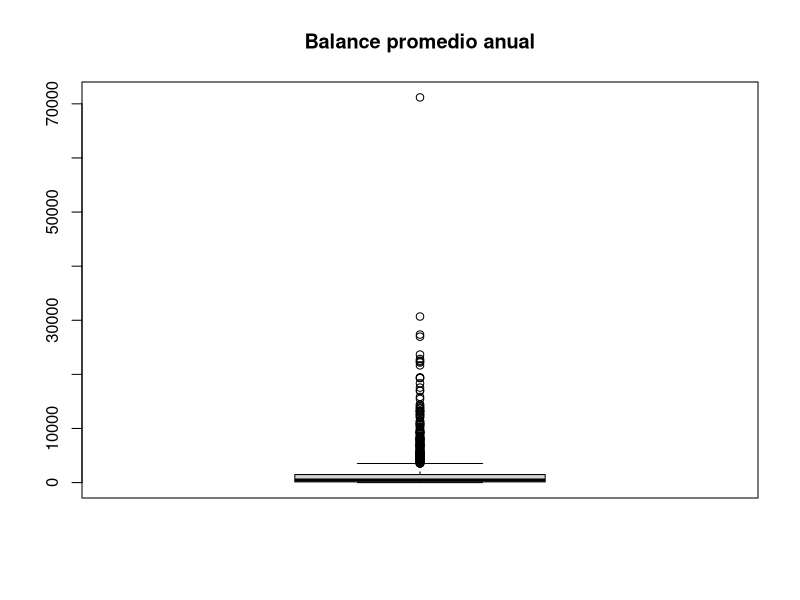
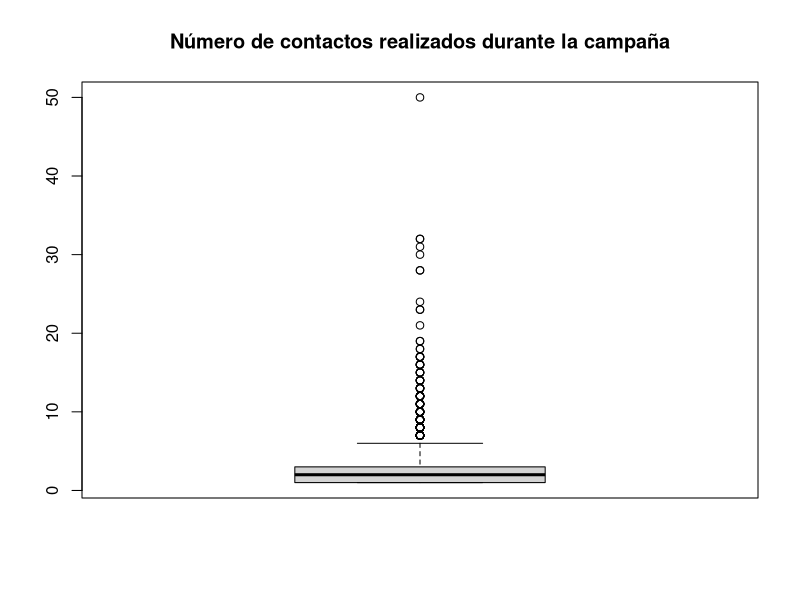
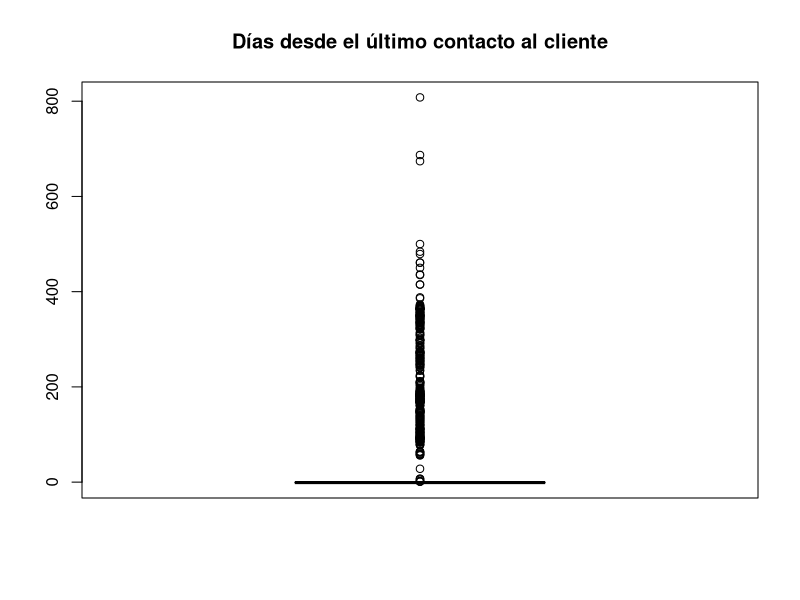
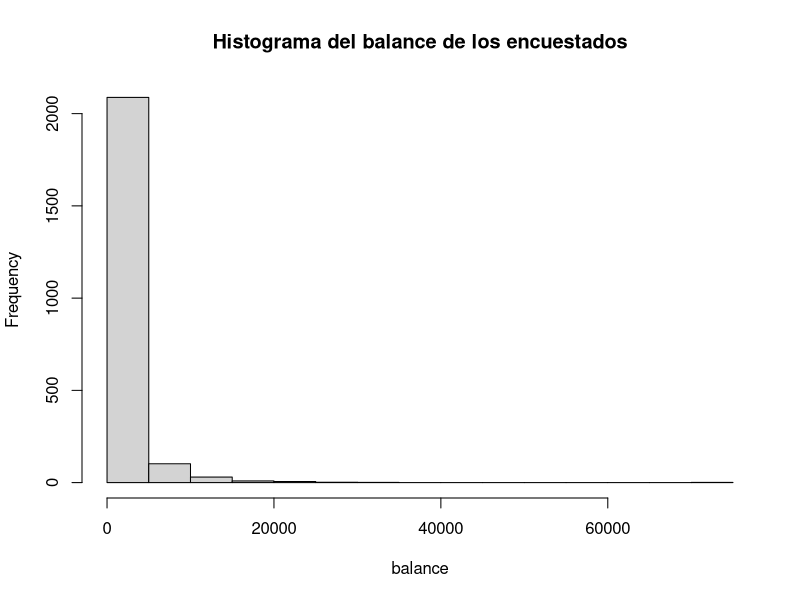
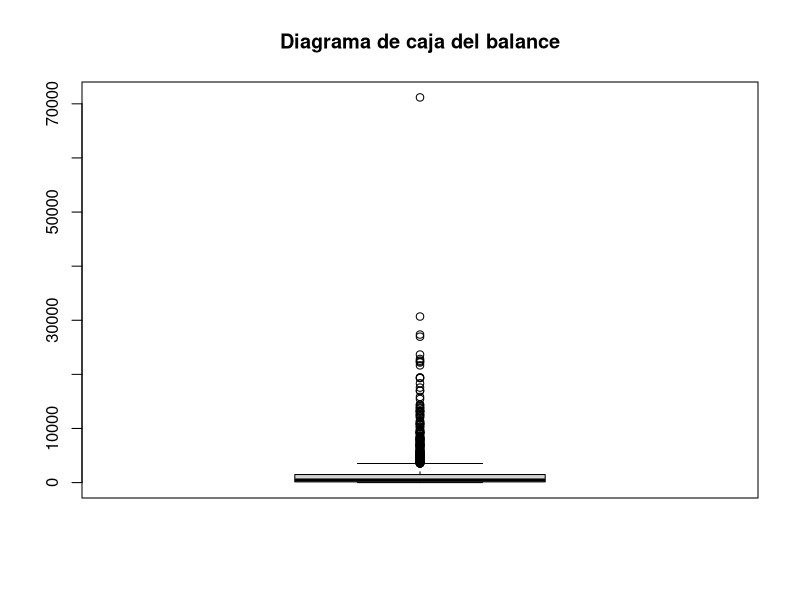
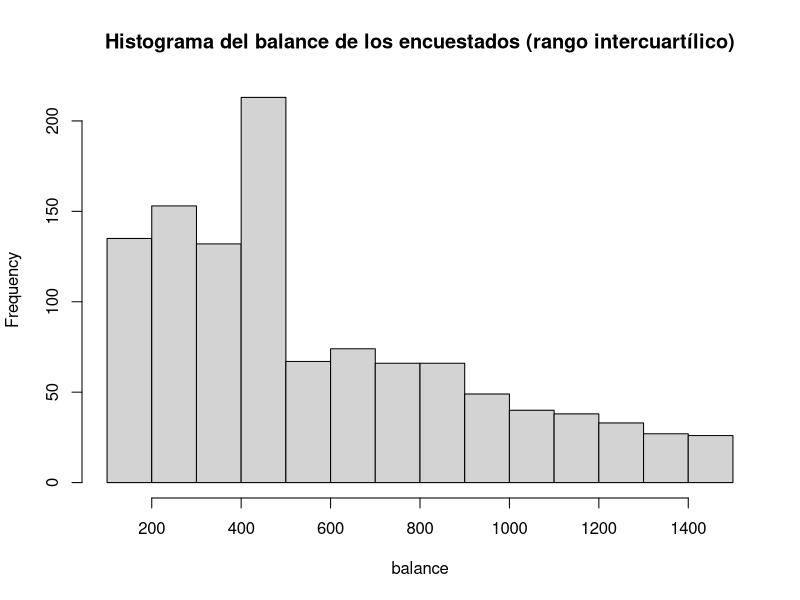
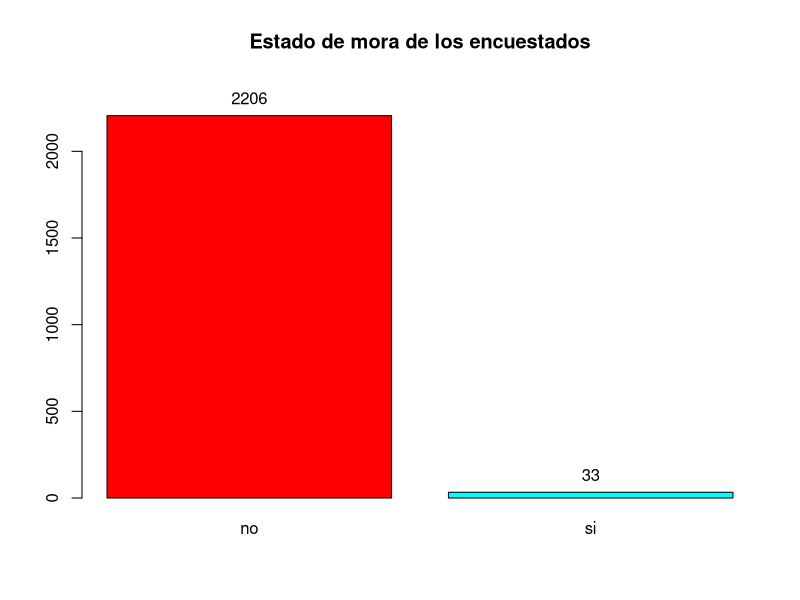
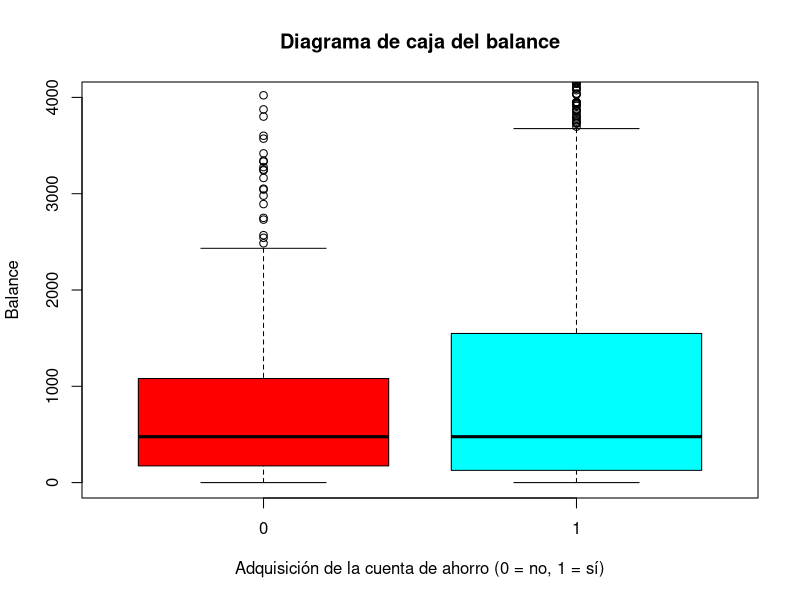

R code for these plots, in order:
## ---- chunk 1
cv <- function(x) sd(x, na.rm = TRUE) / mean(x, na.rm = TRUE)
is.discrete <- function(x) all(x == as.integer(x), na.rm = TRUE)
ran <- function(x) max(x) - min(x)
## ---- chunk 2
#| output: false

if (!require("tidyverse")) install.packages("tidyverse")
if (!require("modeest")) install.packages("modeest")
if (!require("knitr")) install.packages("knitr")
if (!require("ggplot2")) install.packages("ggplot2")

library("tidyverse") # `dplyr` viene con tidyverse
library("modeest")
library("knitr")
## ---- chunk 3
df <- read_csv("AdquisicionAhorro.csv")
kable(df[1:12, ])
## ---- chunk 4
if ("Adq_Ahorro" %in% colnames(df))
  df <- df %>% rename(adq_ahorro = Adq_Ahorro)
## ---- chunk 5
df <- df %>% select(edad, estciv, educacion, mora, balance, campana, pdias, adq_ahorro)
## ---- chunk 6
df$balance <- as.numeric(df$balance)
## ---- chunk 7
typeof(df$balance)
## ---- chunk 8
colSums(is.na(df))
## ---- chunk 9
# Esta función calcula la moda de una lista de datos `x`
# y la imputa en sus valores faltantes.
input_mode <- function(x) replace_na(x, mfv(x))

df$estciv <- replace_na(df$estciv, mfv(df$estciv))
df$educacion <- replace(df$educacion, is.na(df$educacion) | df$educacion == "desconocido", mfv(df$educacion))
df$mora <- replace_na(df$mora, mfv(df$mora))
## ---- chunk 10
# Esta función calcula el coeficiente de variación de `x`
# ignorando los NAs
cvs <- apply(df %>% select(edad, balance, campana), 2, cv)
cvs
## ---- chunk 11
for (colname in names(cvs)) {
  x <- df[[colname]]

  x_mean = mean(x, na.rm = TRUE)
  x_median = median(x, na.rm = TRUE)

  # Si CV < 0.3, usar la media; sino, la mediana
  replace_value <- ifelse(cvs[[colname]] < 0.3, x_mean,  x_median)

  if (is.discrete(x))
    replace_value <- round(replace_value)

  df[[colname]] <- replace_na(x, replace_value)
}
## ---- chunk 12
df <- df %>% filter(!is.na(df$pdias))
## ---- chunk 13
summary(df %>% select(edad, balance, campana, pdias))
## ---- chunk 14
boxplot(df$balance, main = "Balance promedio anual")
## ---- chunk 15
boxplot(df$campana, main = "Número de contactos realizados durante la campaña")
## ---- chunk 16
summary(df$pdias[df$pdias != -1])
## ---- chunk 17
boxplot(df$pdias, main = "Días desde el último contacto al cliente")
## ---- chunk 18
apply(df %>% select(estciv, educacion, mora, adq_ahorro), 2, unique)
## ---- chunk 19
summary(df)
kable(df[1:12, ])
## ---- chunk 20
colSums(is.na(df))
## ---- chunk 21
# Esta función imprime información relevante sobre una columna
full_summary <- function(x) {
  print(summary(x))

  if (class(x) == "numeric") {
    cat("Rango:", round(ran(x), 2), "\n")
    cat("IQR:", round(IQR(x), 2), "\n")
    cat("SD:", round(sd(x), 2), "\n")
    cat("CV:", round(cv(x), 2), "\n")
    cat("Moda:", round(mfv(x), 2), "\n")
  } else {
    freqs <- table(x)
    rel_freqs <- prop.table(freqs)
    full_table <- rbind(absolute = freqs, relative = round(rel_freqs, 2))

    cat("\n")
    cat("Frecuencias:\n")
    print(full_table)
    cat("\n")
    cat("Moda:", mfv(x), "\n")
  }
}
## ---- chunk 22
full_summary(df$balance)
hist(df$balance, main = "Histograma del balance de los encuestados", xlab = "balance")
## ---- chunk 23
boxplot(df$balance, main = "Diagrama de caja del balance")
## ---- chunk 24
filter_outliers <- function(x, factor = 1.5) {
  iqr = IQR(x)
  lower_bound = quantile(x, 0.25) - factor * iqr
  upper_bound = quantile(x, 0.75) + factor * iqr
  iqr_balances = x[x >= lower_bound & x < upper_bound]
}

hist(
  filter_outliers(df$balance, 0),
  main = "Histograma del balance de los encuestados (rango intercuartílico)",
  xlab = "balance"
)
## ---- chunk 25
full_summary(df$mora)

mora_table <- table(df$mora)
bars <- barplot(mora_table, col = rainbow(2), main = "Estado de mora de los encuestados", ylim = c(0, 2400))
text(bars, mora_table + 100, labels = mora_table)

## ---- chunk 26
moda_mora_adq <- mfv(df$mora[df$adq_ahorro==1])
cat("Moda de los que si adquirieron:",moda_mora_adq,"\n")

moda_mora_noadq <- mfv(df$mora[df$adq_ahorro==0])
cat("Moda de los que no adquirieron:",moda_mora_noadq,"\n")
## ---- chunk 27
boxplot(df$balance~df$adq_ahorro,ylim=c(0,4000),xlab="Adquisición de la cuenta de ahorro (0 = no, 1 = sí)",ylab="Balance", main="Diagrama de caja del balance", col = rainbow(length(unique(df$adq_ahorro))))
## ---- chunk 28
writeLines("Balance del personas que si adquirieron la cuenta de ahorros:")
full_summary(df$balance[df$adq_ahorro==1])
cat("CV:",sd(df$balance[df$adq_ahorro==1])/mean(df$balance[df$adq_ahorro==1]))

writeLines("\n\nBalance del personas que no adquirieron la cuenta de ahorros:")
full_summary(df$balance[df$adq_ahorro==0])
cat("CV:",sd(df$balance[df$adq_ahorro==0])/mean(df$balance[df$adq_ahorro==0]))
## ---- chunk 29
hist(
  df$edad,
  main = "Histograma de la edad de los encuestados",
  xlab = "Edad (años)",
  ylab = "Frecuencia"
)
## ---- chunk 30
boxplot(df$edad)
## ---- chunk 31
full_summary(df$edad)
## ---- chunk 32
estciv_table <- table(df$estciv)
labels <- paste0(round(100 * estciv_table / sum(estciv_table), 2), "%")

colors = rainbow(length(estciv_table))
pie(estciv_table, labels = labels, col = colors, main = "Porcentajes de estado civil en los encuestados")
legend("topleft", legend = c("Divorciado", "Casado", "Soltero"), fill = colors)
## ---- chunk 33
full_summary(df$estciv)
## ---- chunk 34
hist(df$campana)
## ---- chunk 35
boxplot(df$campana)
## ---- chunk 36
# Usaremos esta función para filtrar datos fuera de un cierto rango
filter_outliers <- function(x, factor = 1.5) {
  iqr = IQR(x)
  lower_bound = quantile(x, 0.25) - factor * iqr
  upper_bound = quantile(x, 0.75) + factor * iqr
  iqr_balances = x[x >= lower_bound & x < upper_bound]
}
## ---- chunk 37
campana_2_table <- table(filter_outliers(df$campana))

barplot(
  campana_2_table,
  main = "Gráfico de barras de campaña (sin atípicos)",
  xlab = "Número de contactos (campaña)",
  ylab = "Frecuencia"
)
## ---- chunk 38
full_summary(df$campana)
## ---- chunk 39
tabla_moravsadq <- table(df$adq_ahorro,df$mora)
tabla_moravsadq
## ---- chunk 40
mosaicplot(tabla_moravsadq,main="Diagrama de mosaico",ylab = "Mora",xlab = "Adquisicion de la cuenta de ahorro (0 = no, 1 = si)")
## ---- chunk 41

tabla_doble_entrada <- prop.table(table(df$adq_ahorro,df$mora),margin=2)
round(tabla_doble_entrada*100,2)
## ---- chunk 42
tabladf <- as.data.frame.matrix(tabla_doble_entrada)

data_long <- pivot_longer(tabladf, cols = c(si,no), names_to = "Mora", values_to = "Porcentaje")
data_long$Group <- rep(c("0", "1"), each = 2)


ggplot(data_long, aes(x = Mora, y = Porcentaje, fill = Group)) +
  geom_bar(stat = "identity") +
  geom_text(aes(label = sprintf("%.2f%%", Porcentaje * 100)), 
            position = position_stack(vjust = 0.5), size = 4) +
  scale_fill_manual(values = c("skyblue", "lightcoral")) +
  labs(x = "Mora", y = "Porcentaje", fill = "Adquisición (0 = no, 1 = sí)") +
  scale_y_continuous(labels = scales::percent)
## ---- chunk 43
boxplot(
  df$edad ~ df$adq_ahorro,
  main = "Diagrama de caja de la edad de los encuestados",
  xlab = "Adquisición de la cuenta de ahorro (0 = no, 1 = sí)", ylab = "Edad (años)",
  col = rainbow(length(unique(df$adq_ahorro)))
)
## ---- chunk 44
data <- table(df$adq_ahorro, df$estciv)
mosaicplot(data, main = "Diagrama de mosaico", color = TRUE)
## ---- chunk 45
boxplot(
  df$edad ~ df$estciv,
  main = "Diagrama de caja de edades por estado civil",
  col = rainbow(length(unique(df$estciv))),
  xlab = "Estado civil",
  ylab = "Edad (años)"
)
## ---- chunk 46
ggplot(df, aes(x = campana, fill = factor(adq_ahorro))) +
  geom_histogram(bins = 30, position = "dodge", alpha = 0.7) +
  facet_wrap(~adq_ahorro, scales = "free_y") +
  labs(
    title = "Histogramas de campana por adquisición de cuenta de ahorro",
    x = "Número de contactos (campaña)",
    y = "Frecuencia",
    fill = "Adquirió cuenta (1 = Sí, 0 = No)"
  ) +
  theme_minimal()
## ---- chunk 47
resumen_campana <- df %>% 
  group_by(adq_ahorro) %>%
  summarise(
    media = mean(campana),
    mediana = median(campana),
    moda = mfv(campana),
    cv = cv(campana),
    max = max(campana),
    min = min(campana),
    rango = ran(campana),
    sd = sd(campana),
  )

kable(resumen_campana)
